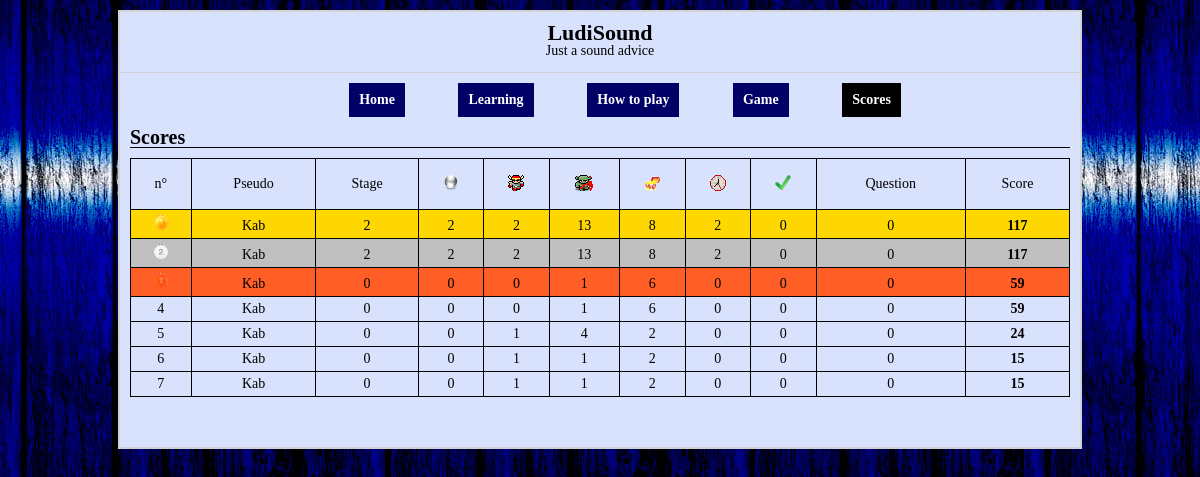
The app's page /score.php, older data.
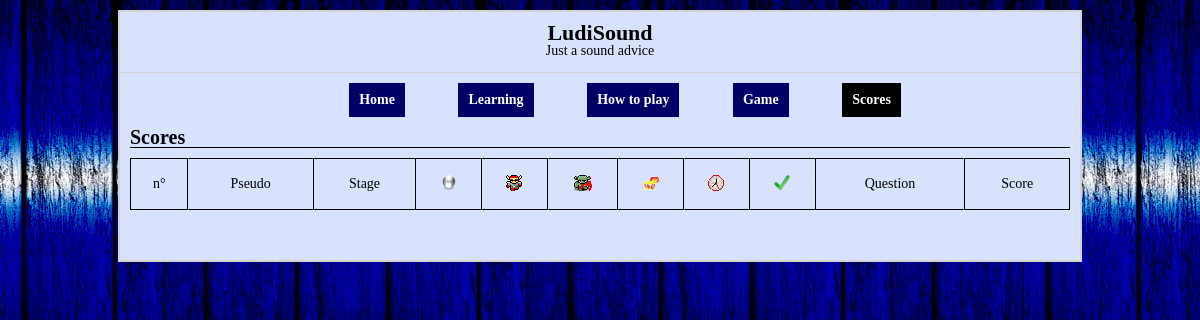
The same page, newer data.
### tables this page shows
CREATE TABLE IF NOT EXISTS `score` (
  `id` int(11) NOT NULL AUTO_INCREMENT,
  `pseudo` varchar(50) NOT NULL,
  `stage` int(11) NOT NULL,
  `level` int(11) NOT NULL,
  `enraged_used` int(11) NOT NULL,
  `monster_killed` int(11) NOT NULL,
  `chest_taken` int(11) NOT NULL,
  `clock_taken` int(11) NOT NULL,
  `area_cleared` int(11) NOT NULL,
  `question` int(11) DEFAULT NULL,
  `score` int(11) NOT NULL,
  PRIMARY KEY (`id`)
);

### score.php (the view, shortened to what this page needs)
<!DOCTYPE HTML>
<?php
include "connexion.php";
$page = "score";
$scores = $dbh->query('SELECT * FROM score ORDER BY score DESC LIMIT 20')->fetchAll();
?>
<html>
    <head>
        <?php require_once "include/pages/meta.php"; ?>
        <link href="include/css/score.css" rel="stylesheet" type="text/css" />
    </head>
    <body>
        <section id="container">
            <?php require_once "include/pages/header.php"; ?>
            <?php require_once "include/pages/menu.php"; ?>
            <article id="content" role="main">
                <h2 id="titre-h2">Scores</h2>
                <table id="table-score">
                    <tr id="tr-titre">
                        <td>n°</td>
                        <td>Pseudo</td>
                        <td>Stage</td>
                        <td><img src="include/images/sphere-level.png" alt="sphere-level" title="Votre Niveau sphère" /></td>
                        <td><img src="include/images/hero-enraged.png" alt="hero-enraged" title="Nombre d'Enragement utilisés"/></td>
                        <td><img src="include/images/monster-blood.png" alt="monster-blood" title="Nombre de monstre tués"/></td>
                        <td><img src="include/images/chest.png" alt="chest" title="Nombre de coffres ramassés"/></td>
                        <td><img src="include/images/clock.png" alt="clock" title="Nombre de chrono récupérés"/></td>
                        <td><img src="include/images/cleared.png" alt="cleared" title="Nombre de salle vidées"/></td>
                        <td>Question</td>
                        <td>Score</td>
                    </tr>
                    <?php
                    $i = 1;
                    foreach ($scores as $score) {
                        if ($i == 1) {
                            echo "<tr class='tr-1'>";
                            echo "<td><img src='include/images/medal-gold.png' title='gold-medal' /></td>";
                        } else if ($i == 2) {
                            echo "<tr class='tr-2'>";
                            echo "<td><img src='include/images/medal-silver.png' title='silver-medal' /></td>";
                        } else if ($i == 3) {
                            echo "<tr class='tr-3'>";
                            echo "<td><img src='include/images/medal-bronze.png' title='bronze-medal' /></td>";
                        } else {
                            echo "<tr>";
                            echo "<td>".$i."</td>";
                        }
                        echo "<td>".$score['pseudo']."</td>";
                        echo "<td>".$score['stage']."</td>";
                        echo "<td>".$score['level']."</td>";
                        echo "<td>".$score['enraged_used']."</td>";
                        echo "<td>".$score['monster_killed']."</td>";
                        echo "<td>".$score['chest_taken']."</td>";
                        echo "<td>".$score['clock_taken']."</td>";
                        echo "<td>".$score['area_cleared']."</td>";
                        echo "<td>".$score['question']."</td>";
                        echo "<td><b>".$score['score']."</b></td>";
                        echo "</tr>";
                        $i++;
                    }
                    ?>
                </table>
            </article>
            <?php require_once "include/pages/footer.php"; ?>
        </section>
    </body>
</html>

### include/pages/meta.php (shortened to what this page needs)
<link href="include/css/reset.css" rel="stylesheet" type="text/css" />
<link href="include/css/structure.css" rel="stylesheet" type="text/css" />
<link href="include/css/style.css" rel="stylesheet" type="text/css" />
<link href="include/css/responsive.css" rel="stylesheet" type="text/css" />
<link href="include/css/info-game.css" rel="stylesheet" type="text/css" />

### include/pages/header.php
<header id="header"><h1>LudiSound</h1><h2>Just a sound advice</h2></header>

### include/pages/menu.php
<nav id="menu">
    <ul>
        <li><a href="index.php" title="Home" <?php if ($page == 'home') echo 'class="active"'?>>Home</a></li>
        <li><a href="learning.php" title="learning" <?php if ($page == 'learning') echo 'class="active"'?>>Learning</a></li>
        <li><a href="howtoplay.php" title="How to play" <?php if ($page == 'howtoplay') echo 'class="active"'?>>How to play</a></li>
        <li><a href="game.php" title="Game" <?php if ($page == 'game') echo 'class="active"'?>>Game</a></li>
        <li><a href="score.php" title="Scores" <?php if ($page == 'score') echo 'class="active"'?>>Scores</a></li>
    </ul>
</nav>

### include/pages/footer.php
<footer id="footer"></footer>

### include/css/structure.css (style rules this page uses)
body { width: 100%; font-family: 'Ubuntu'; background: url('../images/background.jpg'); font-size: 14px; }
#container { width: 80%; margin: 10px auto; background-color: #d8e2fd; border: 2px solid lightgrey; }
#header { min-height: 50px; padding-top: 10px; border-bottom: 1px solid lightgrey; }
#header h1 { margin: 0px; text-align: center; font-size: 22px; }
#header h2 { margin: 0px; text-align: center; font-size: 14px; font-weight: normal; }
#content { padding: 0px 10px; }
#menu { text-align: center; padding: 0px 10px; margin: 10px 0px; }
#menu ul li { display: inline; margin-left: 50px; }
#menu ul li a { padding: 10px; display: inline-block; text-decoration: none; font-weight: bold; color: white; background-color: #000066; }
#menu ul li a.active { color: white; background-color: black; }
#footer { min-height: 50px; line-height: 50px; text-align: center; }

### include/css/style.css (style rules this page uses)
#titre-h2 { font-size: 20px; border-bottom: 1px solid black; margin-bottom: 10px; }

### include/css/score.css (style rules this page uses)
#table-score { width: 100%; text-align: center; }
#table-score tr { border: 1px solid black; padding: 5px; }
#table-score tr td { border: 1px solid black; padding: 5px; }
#tr-titre { line-height: 40px; }
#tr-titre td img { position: relative; top: 3px; }
#table-score .tr-1 { background-color: gold; }
#table-score .tr-2 { background-color: silver; }
#table-score .tr-3 { background-color: #ff5e27; }

Row changes from the older to the newer data that the page shows:
removed score: pseudo "Kab", stage "2", level "2", enraged_used "2", monster_killed "13", chest_taken "8", clock_taken "2", area_cleared "0", question "0", score "117"
removed score: pseudo "Kab", stage "2", level "2", enraged_used "2", monster_killed "13", chest_taken "8", clock_taken "2", area_cleared "0", question "0", score "117"
removed score: pseudo "Kab", stage "0", level "0", enraged_used "0", monster_killed "1", chest_taken "6", clock_taken "0", area_cleared "0", question "0", score "59"
removed score: pseudo "Kab", stage "0", level "0", enraged_used "0", monster_killed "1", chest_taken "6", clock_taken "0", area_cleared "0", question "0", score "59"
removed score: pseudo "Kab", stage "0", level "0", enraged_used "1", monster_killed "4", chest_taken "2", clock_taken "0", area_cleared "0", question "0", score "24"
removed score: pseudo "Kab", stage "0", level "0", enraged_used "1", monster_killed "1", chest_taken "2", clock_taken "0", area_cleared "0", question "0", score "15"
removed score: pseudo "Kab", stage "0", level "0", enraged_used "1", monster_killed "1", chest_taken "2", clock_taken "0", area_cleared "0", question "0", score "15"
